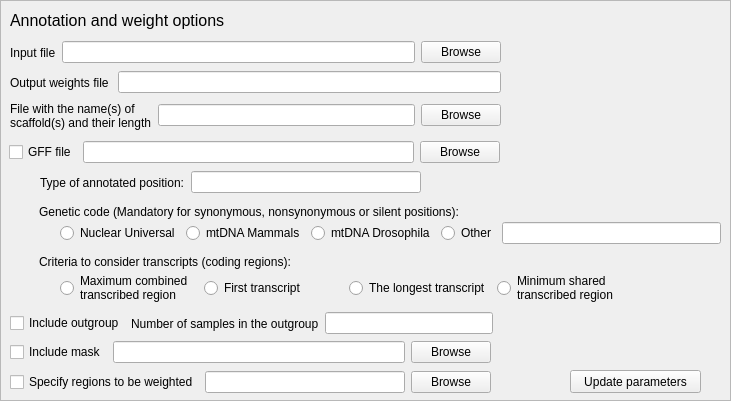
     <widget class="QFrame" name="frameWeight">
      <property name="geometry">
       <rect>
        <x>470</x>
        <y>420</y>
        <width>731</width>
        <height>401</height>
       </rect>
      </property>
      <property name="frameShape">
       <enum>QFrame::StyledPanel</enum>
      </property>
      <property name="frameShadow">
       <enum>QFrame::Raised</enum>
      </property>
      <widget class="QLabel" name="labelCodeWeight">
       <property name="geometry">
        <rect>
         <x>39</x>
         <y>200</y>
         <width>491</width>
         <height>23</height>
        </rect>
       </property>
       <property name="text">
        <string>Genetic code (Mandatory for synonymous, nonsynonymous or silent positions):</string>
       </property>
      </widget>
      <widget class="QWidget" name="layoutWidget_127">
       <property name="geometry">
        <rect>
         <x>9</x>
         <y>140</y>
         <width>491</width>
         <height>25</height>
        </rect>
       </property>
       <layout class="QHBoxLayout" name="horizontalLayout_141">
        <item>
         <widget class="QCheckBox" name="checkGFFWeight">
          <property name="text">
           <string>GFF file</string>
          </property>
         </widget>
        </item>
        <item>
         <widget class="QLineEdit" name="lineGFFWeight"/>
        </item>
        <item>
         <widget class="QPushButton" name="openGFFWeight">
          <property name="text">
           <string>Browse</string>
          </property>
         </widget>
        </item>
       </layout>
      </widget>
      <widget class="QLabel" name="labelCriteriaWeight">
       <property name="geometry">
        <rect>
         <x>39</x>
         <y>250</y>
         <width>291</width>
         <height>23</height>
        </rect>
       </property>
       <property name="text">
        <string>Criteria to consider transcripts (coding regions):</string>
       </property>
      </widget>
      <widget class="QWidget" name="layoutWidget_128">
       <property name="geometry">
        <rect>
         <x>40</x>
         <y>170</y>
         <width>381</width>
         <height>25</height>
        </rect>
       </property>
       <layout class="QHBoxLayout" name="horizontalLayout_142">
        <item>
         <widget class="QLabel" name="labelTypeWeight">
          <property name="text">
           <string>Type of annotated position:</string>
          </property>
         </widget>
        </item>
        <item>
         <widget class="QLineEdit" name="lineTypeWeight"/>
        </item>
       </layout>
      </widget>
      <widget class="QLabel" name="label_109">
       <property name="geometry">
        <rect>
         <x>10</x>
         <y>10</y>
         <width>261</width>
         <height>21</height>
        </rect>
       </property>
       <property name="font">
        <font>
         <pointsize>12</pointsize>
        </font>
       </property>
       <property name="text">
        <string>Annotation and weight options</string>
       </property>
      </widget>
      <widget class="QWidget" name="layoutWidget_129">
       <property name="geometry">
        <rect>
         <x>10</x>
         <y>40</y>
         <width>491</width>
         <height>25</height>
        </rect>
       </property>
       <layout class="QHBoxLayout" name="horizontalLayout_143">
        <item>
         <widget class="QLabel" name="labelInputWeight">
          <property name="text">
           <string>Input file</string>
          </property>
         </widget>
        </item>
        <item>
         <widget class="QLineEdit" name="lineInputWeight"/>
        </item>
        <item>
         <widget class="QPushButton" name="openInputWeight">
          <property name="text">
           <string>Browse</string>
          </property>
         </widget>
        </item>
       </layout>
      </widget>
      <widget class="QWidget" name="layoutWidget_130">
       <property name="geometry">
        <rect>
         <x>10</x>
         <y>70</y>
         <width>491</width>
         <height>25</height>
        </rect>
       </property>
       <layout class="QHBoxLayout" name="horizontalLayout_144">
        <item>
         <widget class="QLabel" name="labelOutputWeight">
          <property name="text">
           <string>Output weights file </string>
          </property>
         </widget>
        </item>
        <item>
         <widget class="QLineEdit" name="lineOutputWeight"/>
        </item>
       </layout>
      </widget>
      <widget class="QWidget" name="layoutWidget_133">
       <property name="geometry">
        <rect>
         <x>10</x>
         <y>340</y>
         <width>481</width>
         <height>25</height>
        </rect>
       </property>
       <layout class="QHBoxLayout" name="horizontalLayout_148">
        <item>
         <widget class="QCheckBox" name="checkMaskWeight">
          <property name="text">
           <string>Include mask</string>
          </property>
         </widget>
        </item>
        <item>
         <widget class="QLineEdit" name="lineMaskWeight"/>
        </item>
        <item>
         <widget class="QPushButton" name="openMaskWeight">
          <property name="text">
           <string>Browse</string>
          </property>
         </widget>
        </item>
       </layout>
      </widget>
      <widget class="QWidget" name="layoutWidget_134">
       <property name="geometry">
        <rect>
         <x>10</x>
         <y>370</y>
         <width>481</width>
         <height>25</height>
        </rect>
       </property>
       <layout class="QHBoxLayout" name="horizontalLayout_149">
        <item>
         <widget class="QCheckBox" name="checkRegionsWeight">
          <property name="text">
           <string>Specify regions to be weighted</string>
          </property>
         </widget>
        </item>
        <item>
         <widget class="QLineEdit" name="lineRegionsWeight"/>
        </item>
        <item>
         <widget class="QPushButton" name="openRegionsWeight">
          <property name="text">
           <string>Browse</string>
          </property>
         </widget>
        </item>
       </layout>
      </widget>
      <widget class="QPushButton" name="updateWeight">
       <property name="geometry">
        <rect>
         <x>570</x>
         <y>370</y>
         <width>131</width>
         <height>23</height>
        </rect>
       </property>
       <property name="text">
        <string>Update parameters</string>
       </property>
      </widget>
      <widget class="QWidget" name="layoutWidget_143">
       <property name="geometry">
        <rect>
         <x>10</x>
         <y>100</y>
         <width>491</width>
         <height>31</height>
        </rect>
       </property>
       <layout class="QHBoxLayout" name="horizontalLayout_158">
        <item>
         <widget class="QLabel" name="labelScaffoldWeight">
          <property name="text">
           <string>File with the name(s) of
scaffold(s) and their length</string>
          </property>
         </widget>
        </item>
        <item>
         <widget class="QLineEdit" name="lineScaffoldWeight"/>
        </item>
        <item>
         <widget class="QPushButton" name="openScaffoldWeight">
          <property name="text">
           <string>Browse</string>
          </property>
         </widget>
        </item>
       </layout>
      </widget>
      <widget class="QWidget" name="layoutWidget">
       <property name="geometry">
        <rect>
         <x>60</x>
         <y>220</y>
         <width>661</width>
         <height>27</height>
        </rect>
       </property>
       <layout class="QHBoxLayout" name="horizontalLayout_73">
        <item>
         <widget class="QRadioButton" name="radioCode1Weight">
          <property name="text">
           <string>Nuclear Universal</string>
          </property>
         </widget>
        </item>
        <item>
         <widget class="QRadioButton" name="radioCode3Weight">
          <property name="text">
           <string>mtDNA Mammals</string>
          </property>
         </widget>
        </item>
        <item>
         <widget class="QRadioButton" name="radioCode2Weight">
          <property name="text">
           <string>mtDNA Drosophila</string>
          </property>
         </widget>
        </item>
        <item>
         <layout class="QHBoxLayout" name="horizontalLayout_157">
          <item>
           <widget class="QRadioButton" name="radioCode4Weight">
            <property name="text">
             <string>Other</string>
            </property>
           </widget>
          </item>
          <item>
           <widget class="QLineEdit" name="lineCode4Weight"/>
          </item>
         </layout>
        </item>
       </layout>
      </widget>
      <widget class="QWidget" name="layoutWidget">
       <property name="geometry">
        <rect>
         <x>60</x>
         <y>270</y>
         <width>575</width>
         <height>37</height>
        </rect>
       </property>
       <layout class="QHBoxLayout" name="horizontalLayout_74">
        <item>
         <widget class="QRadioButton" name="radioMaxWeight">
          <property name="text">
           <string>Maximum combined
transcribed region</string>
          </property>
         </widget>
        </item>
        <item>
         <widget class="QRadioButton" name="radioFirstWeight">
          <property name="text">
           <string>First transcript</string>
          </property>
         </widget>
        </item>
        <item>
         <widget class="QRadioButton" name="radioLongWeight">
          <property name="text">
           <string>The longest transcript</string>
          </property>
         </widget>
        </item>
        <item>
         <widget class="QRadioButton" name="radioMinWeight">
          <property name="text">
           <string>Minimum shared
transcribed region</string>
          </property>
         </widget>
        </item>
       </layout>
      </widget>
      <widget class="QWidget" name="layoutWidget">
       <property name="geometry">
        <rect>
         <x>10</x>
         <y>310</y>
         <width>483</width>
         <height>27</height>
        </rect>
       </property>
       <layout class="QHBoxLayout" name="horizontalLayout_15">
        <item>
         <widget class="QCheckBox" name="checkOutgroupWeight">
          <property name="text">
           <string>Include outgroup</string>
          </property>
         </widget>
        </item>
        <item>
         <layout class="QHBoxLayout" name="horizontalLayout_147">
          <item>
           <widget class="QLabel" name="labelOutgroupWeight">
            <property name="text">
             <string>Number of samples in the outgroup</string>
            </property>
           </widget>
          </item>
          <item>
           <widget class="QLineEdit" name="lineOutgroupWeight"/>
          </item>
         </layout>
        </item>
       </layout>
      </widget>
     </widget>
